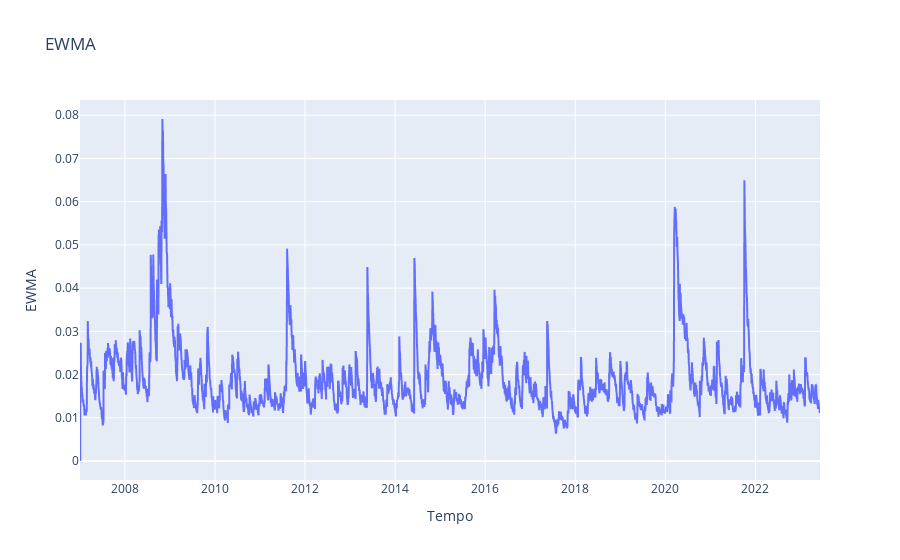

Here is the notebook cell this chart was saved with:
### Code cell
#tq.metrics.ewma_volatility(returns, window=20)
import plotly.express as px
plot_ewma_volatility(returns, 20)

### Figure 1 — Plotly figure (JSON) as saved in the notebook; plotly's stock layout.template omitted (floating-point values rounded to 4 significant figures; data arrays with more than 128 entries replaced by an {"elided": "..."} marker saying what was removed)
{"data": [{"hovertemplate": "Date=%{x}<br>Close=%{y}<extra></extra>", "legendgroup": "", "line": {"color": "#636efa", "dash": "solid"}, "marker": {"symbol": "circle"}, "mode": "lines", "name": "", "showlegend": false, "type": "scattergl", "x": {"elided": "4076 str values"}, "xaxis": "x", "y": {"elided": "4076 float values"}, "yaxis": "y"}], "layout": {"legend": {"tracegroupgap": 0}, "title": {"text": "EWMA"}, "xaxis": {"anchor": "y", "domain": [0, 1], "title": {"text": "Tempo"}}, "yaxis": {"anchor": "x", "domain": [0, 1], "title": {"text": "EWMA"}}}}
